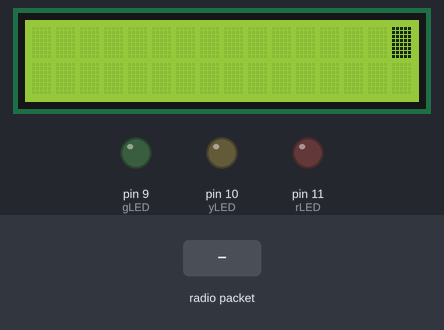
A sketch run on a simulated Arduino Uno, built with avr-gcc and run on an emulated ATmega328P. Parts: 16×2 character LCD, output pins drawn as LEDs (lit = HIGH). Wiring (inferred from the names in the program): shift register (74HC595): data pin 4; shift clock pin 3; latch pin 7. Wiring (inferred from the signals the program sends): character LCD (HD44780): RS Q1; E Q2; data Q0, Q3, Q4, Q5. Inputs (shaded band) come from the test bench. No radio packets arrive unless stated; pins used as bus, display or sensor lines are not drawn; what the sketch prints to the serial monitor is not drawn.

Above: at 1.2 s.
1.3 s: radio packet "90" arrives
At 2.5 s:
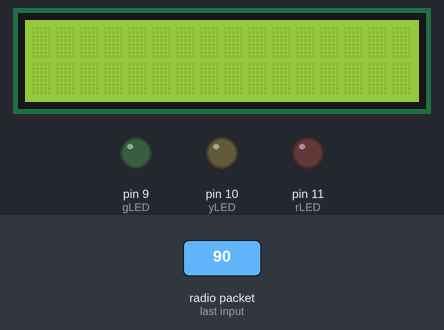
2.8 s: radio packet "200" arrives
At 4.0 s:
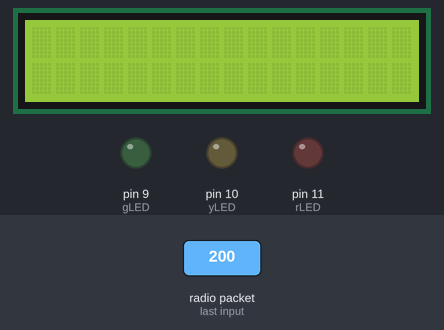
4.3 s: radio packet "5" arrives
At 4.8 s:
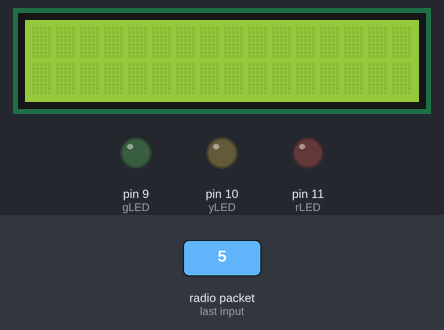
5.8 s: radio packet "90" arrives
At 7.2 s:
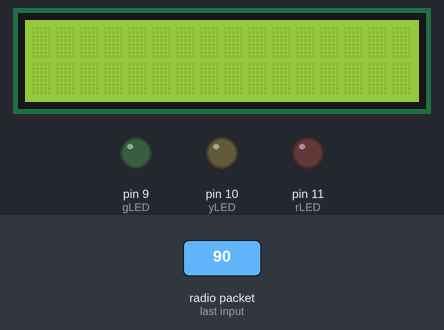
Timing chart, 0 to 8.3 s (numbered marks = the images above; inputs shaded):
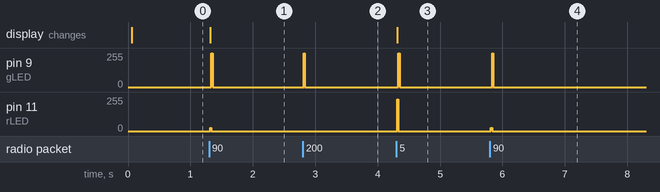

The sketch:

433MHz_reciever_5110LCD_LEDs.ino
```cpp
/*
By Michael Nuro Spetås
Michael.Nuro.Spetas@gmail.com

Feel free to use and modify
*/

#include <VirtualWire.h>

int distanceData;
int rVal;
int yVal;
int gVal;


char distanceCharMsg[4]; // RF Transmission container

const int PIN_SCE = 7;
const int PIN_RESET = 6;
const int PIN_DC = 5;
const int PIN_SDIN = 4;
const int PIN_SCLK = 3;
const int speakerPin = 11;
const int rLED = 11;
const int yLED = 10;
const int gLED = 9;

#define LCD_C     LOW
#define LCD_D     HIGH
char dat[4];
#define LCD_X     84
#define LCD_Y     48
char buf[72]="A_simple_example_of_interfacing_with_the_84_x_48_pixel_Nokia_3310_LCD!!";
static const byte ASCII[][5] =
{
 {0x00, 0x00, 0x00, 0x00, 0x00} // 20
,{0x00, 0x00, 0x5f, 0x00, 0x00} // 21 !
,{0x00, 0x07, 0x00, 0x07, 0x00} // 22 "
,{0x14, 0x7f, 0x14, 0x7f, 0x14} // 23 #
,{0x24, 0x2a, 0x7f, 0x2a, 0x12} // 24 $
,{0x23, 0x13, 0x08, 0x64, 0x62} // 25 %
,{0x36, 0x49, 0x55, 0x22, 0x50} // 26 &
,{0x00, 0x05, 0x03, 0x00, 0x00} // 27 '
,{0x00, 0x1c, 0x22, 0x41, 0x00} // 28 (
,{0x00, 0x41, 0x22, 0x1c, 0x00} // 29 )
,{0x14, 0x08, 0x3e, 0x08, 0x14} // 2a *
,{0x08, 0x08, 0x3e, 0x08, 0x08} // 2b +
,{0x00, 0x50, 0x30, 0x00, 0x00} // 2c ,
,{0x08, 0x08, 0x08, 0x08, 0x08} // 2d -
,{0x00, 0x60, 0x60, 0x00, 0x00} // 2e .
,{0x20, 0x10, 0x08, 0x04, 0x02} // 2f /
,{0x3e, 0x51, 0x49, 0x45, 0x3e} // 30 0
,{0x00, 0x42, 0x7f, 0x40, 0x00} // 31 1
,{0x42, 0x61, 0x51, 0x49, 0x46} // 32 2
,{0x21, 0x41, 0x45, 0x4b, 0x31} // 33 3
,{0x18, 0x14, 0x12, 0x7f, 0x10} // 34 4
,{0x27, 0x45, 0x45, 0x45, 0x39} // 35 5
,{0x3c, 0x4a, 0x49, 0x49, 0x30} // 36 6
,{0x01, 0x71, 0x09, 0x05, 0x03} // 37 7
,{0x36, 0x49, 0x49, 0x49, 0x36} // 38 8
,{0x06, 0x49, 0x49, 0x29, 0x1e} // 39 9
,{0x00, 0x36, 0x36, 0x00, 0x00} // 3a :
,{0x00, 0x56, 0x36, 0x00, 0x00} // 3b ;
,{0x08, 0x14, 0x22, 0x41, 0x00} // 3c <
,{0x14, 0x14, 0x14, 0x14, 0x14} // 3d =
,{0x00, 0x41, 0x22, 0x14, 0x08} // 3e >
,{0x02, 0x01, 0x51, 0x09, 0x06} // 3f ?
,{0x32, 0x49, 0x79, 0x41, 0x3e} // 40 @
,{0x7e, 0x11, 0x11, 0x11, 0x7e} // 41 A
,{0x7f, 0x49, 0x49, 0x49, 0x36} // 42 B
,{0x3e, 0x41, 0x41, 0x41, 0x22} // 43 C
,{0x7f, 0x41, 0x41, 0x22, 0x1c} // 44 D
,{0x7f, 0x49, 0x49, 0x49, 0x41} // 45 E
,{0x7f, 0x09, 0x09, 0x09, 0x01} // 46 F
,{0x3e, 0x41, 0x49, 0x49, 0x7a} // 47 G
,{0x7f, 0x08, 0x08, 0x08, 0x7f} // 48 H
,{0x00, 0x41, 0x7f, 0x41, 0x00} // 49 I
,{0x20, 0x40, 0x41, 0x3f, 0x01} // 4a J
,{0x7f, 0x08, 0x14, 0x22, 0x41} // 4b K
,{0x7f, 0x40, 0x40, 0x40, 0x40} // 4c L
,{0x7f, 0x02, 0x0c, 0x02, 0x7f} // 4d M
,{0x7f, 0x04, 0x08, 0x10, 0x7f} // 4e N
,{0x3e, 0x41, 0x41, 0x41, 0x3e} // 4f O
,{0x7f, 0x09, 0x09, 0x09, 0x06} // 50 P
,{0x3e, 0x41, 0x51, 0x21, 0x5e} // 51 Q
,{0x7f, 0x09, 0x19, 0x29, 0x46} // 52 R
,{0x46, 0x49, 0x49, 0x49, 0x31} // 53 S
,{0x01, 0x01, 0x7f, 0x01, 0x01} // 54 T
,{0x3f, 0x40, 0x40, 0x40, 0x3f} // 55 U
,{0x1f, 0x20, 0x40, 0x20, 0x1f} // 56 V
,{0x3f, 0x40, 0x38, 0x40, 0x3f} // 57 W
,{0x63, 0x14, 0x08, 0x14, 0x63} // 58 X
,{0x07, 0x08, 0x70, 0x08, 0x07} // 59 Y
,{0x61, 0x51, 0x49, 0x45, 0x43} // 5a Z
,{0x00, 0x7f, 0x41, 0x41, 0x00} // 5b [
,{0x02, 0x04, 0x08, 0x10, 0x20} // 5c £¤
,{0x00, 0x41, 0x41, 0x7f, 0x00} // 5d ]
,{0x04, 0x02, 0x01, 0x02, 0x04} // 5e ^
,{0x40, 0x40, 0x40, 0x40, 0x40} // 5f _
,{0x00, 0x01, 0x02, 0x04, 0x00} // 60 `
,{0x20, 0x54, 0x54, 0x54, 0x78} // 61 a
,{0x7f, 0x48, 0x44, 0x44, 0x38} // 62 b
,{0x38, 0x44, 0x44, 0x44, 0x20} // 63 c
,{0x38, 0x44, 0x44, 0x48, 0x7f} // 64 d
,{0x38, 0x54, 0x54, 0x54, 0x18} // 65 e
,{0x08, 0x7e, 0x09, 0x01, 0x02} // 66 f
,{0x0c, 0x52, 0x52, 0x52, 0x3e} // 67 g
,{0x7f, 0x08, 0x04, 0x04, 0x78} // 68 h
,{0x00, 0x44, 0x7d, 0x40, 0x00} // 69 i
,{0x20, 0x40, 0x44, 0x3d, 0x00} // 6a j
,{0x7f, 0x10, 0x28, 0x44, 0x00} // 6b k
,{0x00, 0x41, 0x7f, 0x40, 0x00} // 6c l
,{0x7c, 0x04, 0x18, 0x04, 0x78} // 6d m
,{0x7c, 0x08, 0x04, 0x04, 0x78} // 6e n
,{0x38, 0x44, 0x44, 0x44, 0x38} // 6f o
,{0x7c, 0x14, 0x14, 0x14, 0x08} // 70 p
,{0x08, 0x14, 0x14, 0x18, 0x7c} // 71 q
,{0x7c, 0x08, 0x04, 0x04, 0x08} // 72 r
,{0x48, 0x54, 0x54, 0x54, 0x20} // 73 s
,{0x04, 0x3f, 0x44, 0x40, 0x20} // 74 t
,{0x3c, 0x40, 0x40, 0x20, 0x7c} // 75 u
,{0x1c, 0x20, 0x40, 0x20, 0x1c} // 76 v
,{0x3c, 0x40, 0x30, 0x40, 0x3c} // 77 w
,{0x44, 0x28, 0x10, 0x28, 0x44} // 78 x
,{0x0c, 0x50, 0x50, 0x50, 0x3c} // 79 y
,{0x44, 0x64, 0x54, 0x4c, 0x44} // 7a z
,{0x00, 0x08, 0x36, 0x41, 0x00} // 7b {
,{0x00, 0x00, 0x7f, 0x00, 0x00} // 7c |
,{0x00, 0x41, 0x36, 0x08, 0x00} // 7d }
,{0x10, 0x08, 0x08, 0x10, 0x08} // 7e ¡û
,{0x78, 0x46, 0x41, 0x46, 0x78} // 7f ¡ú
};

void LcdCharacter(char character)
{
  LcdWrite(LCD_D, 0x00);
  for (int index = 0; index < 5; index++)
  {
    LcdWrite(LCD_D, ASCII[character - 0x20][index]);
  }
  LcdWrite(LCD_D, 0x00);
}

void LcdClear(void)
{
  for (int index = 0; index < LCD_X * LCD_Y / 8; index++)
  {
    LcdWrite(LCD_D, 0x00);
  }
}

void LcdString(char *characters)
{
  while (*characters)
  {
    LcdCharacter(*characters++);
  }
}

void LcdWrite(byte dc, byte data)
{
  digitalWrite(PIN_DC, dc);
  digitalWrite(PIN_SCE, LOW);
  shiftOut(PIN_SDIN, PIN_SCLK, MSBFIRST, data);
  digitalWrite(PIN_SCE, HIGH);
}
void gotoXY(int x, int y)
{
  LcdWrite( 0, 0x80 | x);  // Column.
  LcdWrite( 0, 0x40 | y);  // Row.

}
void setup(void)
{
  Serial.begin(9600);

  pinMode(PIN_SCE, OUTPUT);
  pinMode(PIN_RESET, OUTPUT);
  pinMode(PIN_DC, OUTPUT);
  pinMode(PIN_SDIN, OUTPUT);
  pinMode(PIN_SCLK, OUTPUT);
  pinMode(rLED, OUTPUT);
  pinMode(yLED, OUTPUT);
  pinMode(gLED, OUTPUT);

  digitalWrite(PIN_RESET, LOW);
  digitalWrite(PIN_RESET, HIGH);

  LcdWrite(LCD_C, 0x21 );  // LCD Extended Commands.
  LcdWrite(LCD_C, 0xBF );  // Set LCD Vop (Contrast).
  LcdWrite(LCD_C, 0x04 );  // Set Temp coefficent. //0x04
  LcdWrite(LCD_C, 0x14 );  // LCD bias mode 1:48. //0x13
  LcdWrite(LCD_C, 0x0C );  // LCD in normal mode.
  LcdWrite(LCD_C, 0x20 );
  LcdWrite(LCD_C, 0x0C );

  LcdClear();
  gotoXY(0, 0);
  LcdString("Starting");

  // VirtualWire
  vw_set_rx_pin(12);   // RX pin for communication
  // Initialise the IO and ISR
  vw_set_ptt_inverted(true); // Required for DR3100
  vw_setup(4000);  // Bits per sec
  vw_rx_start();  // Start the receiver PLL running

} // END void setup
void loop(void)
{
  uint8_t buf[VW_MAX_MESSAGE_LEN];
    uint8_t buflen = VW_MAX_MESSAGE_LEN;

    if (vw_get_message(buf, &buflen))     // Non-blocking
    {
    int i;
        digitalWrite(13, HIGH); // Turn on a light to show received good message

        for (i = 0; i < buflen; i++) // Message with a good checksum received, dump it.
    {
          // Fill distanceCharMsg Char array with corresponding
          distanceCharMsg[i] = char(buf[i]); // chars from buffer.
    }

        // Null terminate the char array
        // This needs to be done otherwise problems will occur
        // when the incoming messages has less digits than the
        // one before.
        distanceCharMsg[buflen] = '\0';

        distanceData = atoi(distanceCharMsg);  // Convert distanceCharMsg Char array to integer

        LcdClear;
        gotoXY(0, 0);
        LcdString("Distance is:");
        gotoXY(0, 1);
        LcdString(distanceCharMsg);
        LcdString(" cm ");


        // DEBUG
        Serial.print("Sensor 1: ");
        Serial.println(distanceData);

        rVal = map(distanceData, 0, 100, 250, 0);
        yVal = map(distanceData, 101, 200, 250, 0);
        gVal = map(distanceData, 201, 300, 250, 0);
        if ((distanceData < 100) && (distanceData > 0))
          {

          analogWrite(rLED, rVal);
          delay(20);
          digitalWrite(rLED, LOW);

          }
         if ((distanceData < 150) && (distanceData > 100))
           {
            analogWrite(yLED, yVal);
            delay(20);
            digitalWrite(yLED, LOW);
            }
        else
        {
          analogWrite(gLED, gVal);
          delay(20);
          digitalWrite(gLED, LOW);
        }

        // END DEBUG
        digitalWrite(13,  LOW); // Turn off light to and await next message
    }


}
```

Measured:
- after the input at 1.3 s, pin 9 (gLED): 0/255 → 255/255 at once, → 0/255 0.02 s later; pin 11 (rLED): 0/255 → 25/255 at once, → 0/255 0.02 s later; the display: changes at once (image 1)
- after the input at 2.8 s, pin 9 (gLED): 0/255 → 252/255 at once, → 0/255 0.02 s later
- after the input at 4.3 s, pin 9 (gLED): 0/255 → 255/255 at once, → 0/255 0.02 s later; pin 11 (rLED): 0/255 → 238/255 at once, → 0/255 0.02 s later
- after the input at 5.8 s, pin 9 (gLED): 0/255 → 255/255 at once, → 0/255 0.02 s later; pin 11 (rLED): 0/255 → 25/255 at once, → 0/255 0.02 s later
